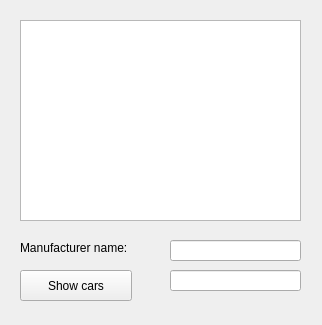
<?xml version="1.0" encoding="UTF-8"?>
<ui version="4.0">
 <class>gui</class>
 <widget class="QWidget" name="gui">
  <property name="geometry">
   <rect>
    <x>0</x>
    <y>0</y>
    <width>322</width>
    <height>325</height>
   </rect>
  </property>
  <property name="windowTitle">
   <string>gui</string>
  </property>
  <widget class="QListWidget" name="listWidget">
   <property name="geometry">
    <rect>
     <x>20</x>
     <y>20</y>
     <width>281</width>
     <height>201</height>
    </rect>
   </property>
  </widget>
  <widget class="QLineEdit" name="manufacturerLineEdit">
   <property name="geometry">
    <rect>
     <x>170</x>
     <y>240</y>
     <width>131</width>
     <height>21</height>
    </rect>
   </property>
  </widget>
  <widget class="QLineEdit" name="totalLineEdit">
   <property name="geometry">
    <rect>
     <x>170</x>
     <y>270</y>
     <width>131</width>
     <height>21</height>
    </rect>
   </property>
  </widget>
  <widget class="QPushButton" name="totalButton">
   <property name="geometry">
    <rect>
     <x>20</x>
     <y>270</y>
     <width>112</width>
     <height>31</height>
    </rect>
   </property>
   <property name="text">
    <string>Show cars</string>
   </property>
  </widget>
  <widget class="QLabel" name="label">
   <property name="geometry">
    <rect>
     <x>20</x>
     <y>240</y>
     <width>121</width>
     <height>16</height>
    </rect>
   </property>
   <property name="text">
    <string>Manufacturer name:</string>
   </property>
  </widget>
 </widget>
 <resources/>
 <connections/>
</ui>
